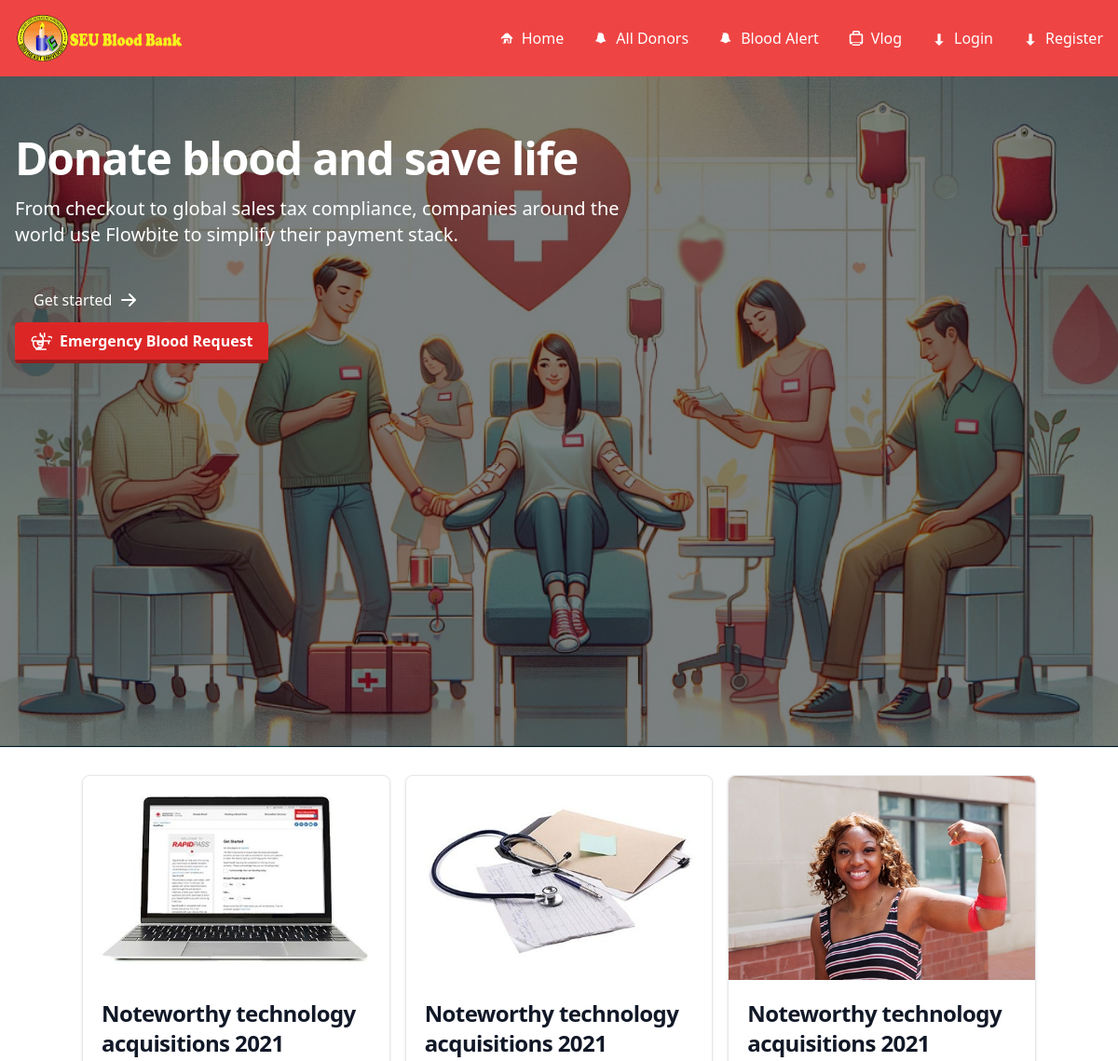
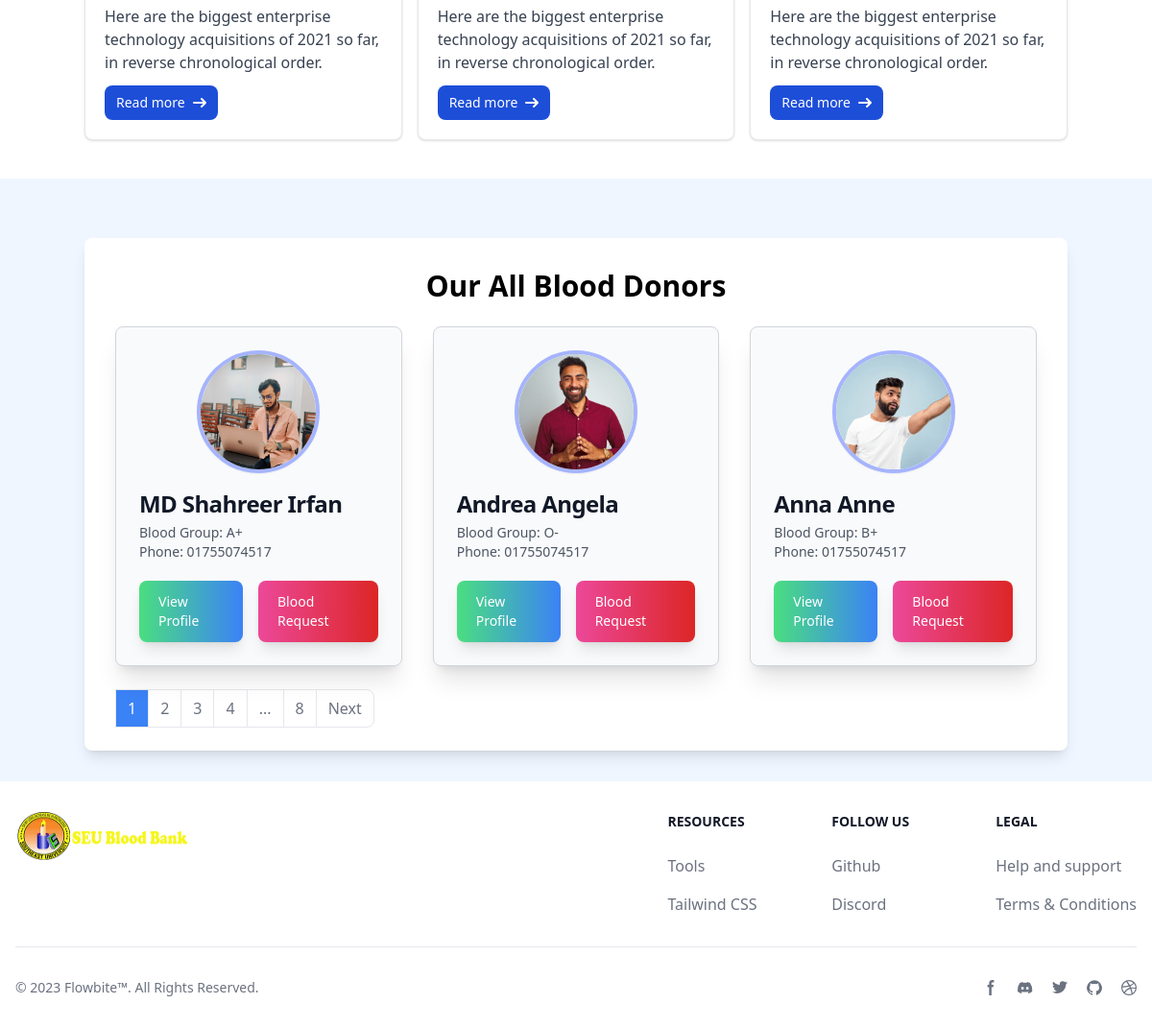
The page / on the database its author committed (2 pictures, top to bottom).
### Accounts/models.py (models this page shows, shortened)
class UserProfile(models.Model):
    user = models.OneToOneField(User, on_delete=models.CASCADE)
    phone_number = models.CharField(max_length=15, null=True, blank=True)
    blood_group = models.CharField(max_length=10, choices=BLOOD_GROUP)
    birth_date = models.DateField(null=True, blank=True)
    gender = models.CharField(max_length=20, choices=GENDER)
    image = models.ImageField(upload_to='Accounts/images/', null=True, blank=True)
    last_donation_date = models.DateField(null=True, blank=True)
    district = models.CharField(max_length=20, choices=DISTRICT_CHOICES, null=True, blank=True)
    height = models.FloatField(null=True, blank=True)
    weight = models.DecimalField(max_digits=5, decimal_places=2, null=True, blank=True)  # Weight in kilograms

### Blood_Bank/views.py (the view)
# urls.py: 2. Add a URL to urlpatterns:  path('', views.home, name='home')
def home(request):
    user_profiles_list = UserProfile.objects.select_related('user').all()
    paginator = Paginator(user_profiles_list, 3)
    page = request.GET.get('page')
    try:
        user_profiles = paginator.page(page)
    except PageNotAnInteger:
        user_profiles = paginator.page(1)
    except EmptyPage:
        user_profiles = paginator.page(paginator.num_pages)
    return render(request, 'home.html', {'user_profiles': user_profiles})

### templates/home.html (shortened to what this page needs)
{% extends 'base.html' %}
{% load static %}
{% block body %}
<section class="bg-white dark:bg-gray-900 bg-hero-image relative">
    <div class="grid max-w-screen-xl px-4 py-8 mx-auto lg:gap-8 xl:gap-0 lg:py-16 lg:grid-cols-12">
        <div class="mr-auto place-self-center lg:col-span-7">
            <h1
                class="max-w-2xl mb-4 text-4xl font-extrabold tracking-tight leading-none md:text-5xl xl:text-6xl text-white">
                Donate blood and save life</h1>
            <p class="text-white max-w-2xl mb-6 font-light lg:mb-8 md:text-lg lg:text-xl">From checkout to global
                sales tax compliance, companies around the world use Flowbite to simplify their payment stack.</p>
            <a href="#"
                class="inline-flex items-center justify-center px-5 py-3 mr-3 text-base font-medium text-center text-white rounded-lg bg-primary-700 hover:bg-primary-800 focus:ring-4 focus:ring-primary-300 dark:focus:ring-primary-900">
                Get started
                <svg class="w-5 h-5 ml-2 -mr-1" fill="currentColor" viewBox="0 0 20 20"
                    xmlns="http://www.w3.org/2000/svg">
                    <path fill-rule="evenodd"
                        d="M10.293 3.293a1 1 0 011.414 0l6 6a1 1 0 010 1.414l-6 6a1 1 0 01-1.414-1.414L14.586 11H3a1 1 0 110-2h11.586l-4.293-4.293a1 1 0 010-1.414z"
                        clip-rule="evenodd"></path>
                </svg>
            </a>
            <a style="z-index: 5;" href="{% url 'emergency_requests' %}">
                <button class="bg-red-600 hover:bg-red-500 text-white font-bold py-2 px-4 border-b-4 border-red-800 hover:border-red-600 rounded flex items-center justify-center">
                    Emergency Blood Request
                </button>
            </a>
        </div>
        <div class="hidden lg:mt-0 lg:col-span-5 lg:flex">
        </div>
    </div>
</section>
<div class="container mx-auto">
    <div class="flex justify-center">
        <div class="grid gap-4 md:grid-cols-2 lg:grid-cols-3">
            <div
                class="max-w-sm bg-white border border-gray-200 rounded-lg shadow dark:bg-gray-800 dark:border-gray-700">
                <a href="#">
                    <img class="rounded-t-lg w-full" src="/static/images/laptop.jpeg" alt="" />
                </a>
                <div class="p-5">
                    <a href="#">
                        <h5 class="mb-2 text-2xl font-bold tracking-tight text-gray-900 dark:text-white">Noteworthy
                            technology acquisitions 2021</h5>
                    </a>
                    <p class="mb-3 font-normal text-gray-700 dark:text-gray-400">Here are the biggest enterprise
                        technology acquisitions of 2021 so far, in reverse chronological order.</p>
                    <div class="flex justify-center md:justify-start">
                        <a href="#"
                            class="inline-flex items-center px-3 py-2 text-sm font-medium text-center text-white bg-blue-700 rounded-lg hover:bg-blue-800 focus:ring-4 focus:outline-none focus:ring-blue-300 dark:bg-blue-600 dark:hover:bg-blue-700 dark:focus:ring-blue-800">
                            Read more
                            <svg class="rtl:rotate-180 w-3.5 h-3.5 ms-2" aria-hidden="true"
                                xmlns="http://www.w3.org/2000/svg" fill="none" viewBox="0 0 14 10">
                                <path stroke="currentColor" stroke-linecap="round" stroke-linejoin="round"
                                    stroke-width="2" d="M1 5h12m0 0L9 1m4 4L9 9" />
                            </svg>
                        </a>
                    </div>
                </div>
            </div>
            <div
                class="max-w-sm bg-white border border-gray-200 rounded-lg shadow dark:bg-gray-800 dark:border-gray-700">
                <a href="#">
                    <img class="rounded-t-lg w-full" src="/static/images/neak.jpeg" alt="" />
                </a>
                <div class="p-5">
                    <a href="#">
                        <h5 class="mb-2 text-2xl font-bold tracking-tight text-gray-900 dark:text-white">Noteworthy
                            technology acquisitions 2021</h5>
                    </a>
                    <p class="mb-3 font-normal text-gray-700 dark:text-gray-400">Here are the biggest enterprise
                        technology acquisitions of 2021 so far, in reverse chronological order.</p>
                    <div class="flex justify-center md:justify-start">
                        <a href="#"
                            class="inline-flex items-center px-3 py-2 text-sm font-medium text-center text-white bg-blue-700 rounded-lg hover:bg-blue-800 focus:ring-4 focus:outline-none focus:ring-blue-300 dark:bg-blue-600 dark:hover:bg-blue-700 dark:focus:ring-blue-800">
                            Read more
                            <svg class="rtl:rotate-180 w-3.5 h-3.5 ms-2" aria-hidden="true"
                                xmlns="http://www.w3.org/2000/svg" fill="none" viewBox="0 0 14 10">
                                <path stroke="currentColor" stroke-linecap="round" stroke-linejoin="round"
                                    stroke-width="2" d="M1 5h12m0 0L9 1m4 4L9 9" />
                            </svg>
                        </a>
                    </div>
                </div>
            </div>
            <div
                class="max-w-sm bg-white border border-gray-200 rounded-lg shadow dark:bg-gray-800 dark:border-gray-700">
                <a href="#">
                    <img class="rounded-t-lg w-full" src="/static/images/girls.jpeg" alt="" />
                </a>
                <div class="p-5">
                    <a href="#">
                        <h5 class="mb-2 text-2xl font-bold tracking-tight text-gray-900 dark:text-white">Noteworthy
                            technology acquisitions 2021</h5>
                    </a>
                    <p class="mb-3 font-normal text-gray-700 dark:text-gray-400">Here are the biggest enterprise
                        technology acquisitions of 2021 so far, in reverse chronological order.</p>
                    <div class="flex justify-center md:justify-start">
                        <a href="#"
                            class="inline-flex items-center px-3 py-2 text-sm font-medium text-center text-white bg-blue-700 rounded-lg hover:bg-blue-800 focus:ring-4 focus:outline-none focus:ring-blue-300 dark:bg-blue-600 dark:hover:bg-blue-700 dark:focus:ring-blue-800">
                            Read more
                            <svg class="rtl:rotate-180 w-3.5 h-3.5 ms-2" aria-hidden="true"
                                xmlns="http://www.w3.org/2000/svg" fill="none" viewBox="0 0 14 10">
                                <path stroke="currentColor" stroke-linecap="round" stroke-linejoin="round"
                                    stroke-width="2" d="M1 5h12m0 0L9 1m4 4L9 9" />
                            </svg>
                        </a>
                    </div>
                </div>
            </div>
        </div>
    </div>
</div>
<section class="py-8 bg-blue-50 mt-10">
    <div class="container mx-auto p-8 bg-white rounded-lg shadow-lg">
        <h1 class="text-3xl font-bold text-center text-r dark:text-stone-500 mb-6 ">Our All Blood Donors</h1>
        <div class="grid grid-cols-1 md:grid-cols-2 lg:grid-cols-3 gap-8">
            {% for profile in user_profiles %}
            <div class="transition-transform transform hover:scale-110 duration-300 ease-in-out max-w-sm bg-gray-50 rounded-lg shadow-xl border border-gray-300 overflow-hidden hover:shadow-2xl dark:bg-gray-800">
                <div class="p-6">
                    <div class="flex justify-center">
                        {% if profile.image %}
                            <img class="h-32 w-32 rounded-full object-cover border-4 border-indigo-300 shadow-sm" src="{{ profile.image.url }}" alt="{{ profile.user.username }}">
                        {% else %}
                            <img class="h-32 w-32 rounded-full object-cover border-4 border-indigo-300 shadow-sm" src="/static/images/default_profile.png" alt="Default Profile">
                        {% endif %}
                    </div>
                    <div class="text-left mt-4">
                        <h5 class="text-2xl font-extrabold tracking-tight text-gray-900 dark:text-white">
                            {{ profile.user.get_full_name|default:profile.user.username }}
                        </h5>
                        <p class="text-sm text-gray-600 dark:text-gray-400 mt-1">
                            Blood Group: {{ profile.blood_group }}
                        </p>
                        <p class="text-sm text-gray-600 dark:text-gray-400">
                            Phone: {{ profile.phone_number }}
                        </p>
                    </div>
                    <div class="flex space-x-4 justify-start mt-5">
                        <a href="{% url 'user_profile' username=profile.user.username %}"
                            class="inline-flex items-center px-5 py-3 text-sm font-medium text-white bg-gradient-to-r from-green-400 to-blue-500 rounded-lg hover:bg-gradient-to-br focus:outline-none focus:ring-2 focus:ring-green-300 dark:focus:ring-blue-800 shadow-lg">
                            View Profile
                        </a>
                        <a href="{% url 'create_blood_request' %}"
                            class="inline-flex items-center px-5 py-3 text-sm font-medium text-white bg-gradient-to-r from-pink-500 to-red-600 rounded-lg hover:bg-gradient-to-br focus:outline-none focus:ring-2 focus:ring-pink-300 dark:focus:ring-red-800 shadow-lg">
                            Blood Request
                        </a>
                    </div>
                </div>
            </div>
            {% endfor %}
        </div>
        <div class="mt-8">
            <nav aria-label="Page navigation example">
                <ul class="inline-flex -space-x-px">
                    {% for num in user_profiles.paginator.page_range %}
                        {% if num >= user_profiles.number|add:'-3' and num <= user_profiles.number|add:'3' %}
                        <li>
                            {% if user_profiles.number == num %}
                            <a href="?page={{ num }}" id="pagination-page-{{ num }}" class="px-3 py-2 leading-tight  bg-blue-500 text-white hover:bg-blue-600 border dark:border-gray-700 dark:bg-gray-700 dark:text-white">
                                {{ num }}
                            </a>
                            {% else %}
                            <a href="?page={{ num }}" id="pagination-page-{{ num }}" class="px-3 py-2 leading-tight text-gray-500 bg-white border hover:bg-gray-100 dark:bg-gray-800 dark:text-gray-400 dark:hover:bg-gray-700 dark:hover:text-white">
                                {{ num }}
                            </a>
                            {% endif %}
                        </li>
                        {% endif %}
                    {% endfor %}
                    {% if user_profiles.number < user_profiles.paginator.num_pages|add:'-3' %}
                    <li>
                        <span class="px-3 py-2 leading-tight text-gray-500 bg-white border dark:bg-gray-800 dark:text-gray-400">...</span>
                    </li>
                    {% endif %}
                    {% if user_profiles.number < user_profiles.paginator.num_pages|add:'-2' %}
                    <li>
                        <a href="?page={{ user_profiles.paginator.num_pages }}" class="px-3 py-2 leading-tight text-gray-500 bg-white border hover:bg-gray-100 dark:bg-gray-800 dark:text-gray-400 dark:hover:bg-gray-700 dark:hover:text-white">{{ user_profiles.paginator.num_pages }}</a>
                    </li>
                    {% endif %}
                    {% if user_profiles.has_next %}
                    <li>
                        <a href="?page={{ user_profiles.next_page_number }}" id="pagination-next" class="px-3 py-2 leading-tight text-gray-500 bg-white border rounded-r-lg hover:bg-gray-100 dark:bg-gray-800 dark:text-gray-400 dark:hover:bg-gray-700 dark:hover:text-white">Next</a>
                    </li>
                    {% endif %}
                </ul>
            </nav>
        </div>
    </div>
</section>
{% endblock %}

### templates/home.html (style rules this page uses)
.bg-hero-image { position: relative; background-image: url('/static/images/hero.jpg'); background-size: cover; background-position: center; height: 90vh; }
.bg-white.dark\:bg-gray-900 { color: white; }
.container { margin-top: 30px; }

### rows shown on the page
UserProfile: image (picture), user.get_full_name "MD Shahreer Irfan", blood_group "A+", phone_number "01755074517"
UserProfile: image (picture), user.get_full_name "Andrea Angela", blood_group "O-", phone_number "01755074517"
UserProfile: image (picture), user.get_full_name "Anna Anne", blood_group "B+", phone_number "01755074517"

### other values the page prints
{{ num }} "1"
{{ num }} "2" "3" "4"
{{ user_profiles.paginator.num_pages }} "8"
